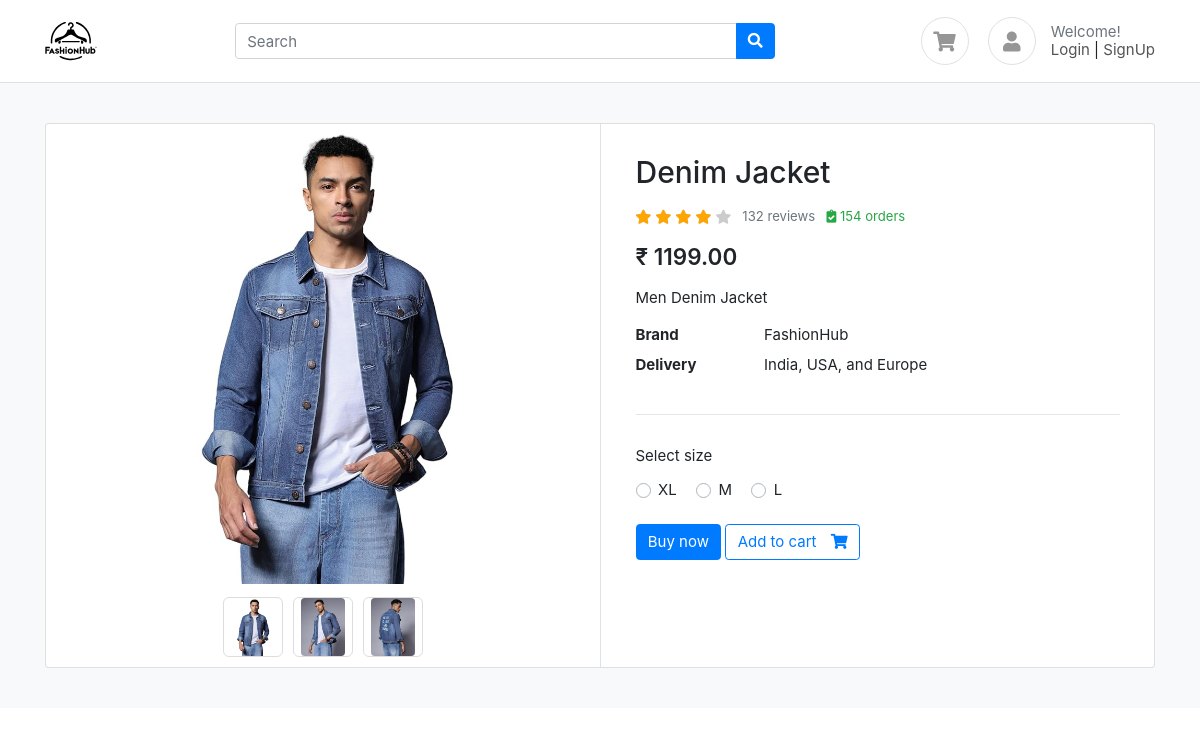
/product/denim-jacket/, run on the app's committed database.
### products/models.py (models this page shows, shortened)
class ProductImage(BaseModel):
  product = models.ForeignKey(Product, on_delete=models.CASCADE, related_name='product_images')
  image = models.ImageField(upload_to='product')

class Product(BaseModel):
  product_name = models.CharField(max_length=100)
  slug = models.SlugField(unique=True, null=True, blank=True)
  category = models.ForeignKey(Category, on_delete=models.CASCADE, related_name='products')
  price = models.IntegerField()
  product_description = models.TextField()
  color_variant = models.ManyToManyField(ColorVariant, blank = True)
  size_variant = models.ManyToManyField(SizeVariant, blank = True)

class SizeVariant(BaseModel):
  size = models.CharField(max_length=100)
  price = models.IntegerField(default=0)

### products/views.py (the view)
# urls.py: path('product/' , include('products.urls') ),
def product(request, slug):
  try:
    product = Product.objects.get(slug = slug)
    product_images = ProductImage.objects.filter(product_id = product.uid)
    print(product_images[0].image)
    context = {
      'product':product,
      'selected_size': '',
      'selected_img': product_images[0],
      'updated_price': None
    }
    if request.GET.get('size'):
      size = request.GET.get('size')
      price = product.get_price_by_size(size)
      context['selected_size'] = size
      context['updated_price'] = price
    if request.GET.get('img'):
      img = request.GET.get('img')
      context['selected_img'] = ProductImage.objects.get(uid=img)
    return render(request, 'product/product.html', context)
  except Exception as e:
    print(e)

### templates/product/product.html (shortened to what this page needs)
{% extends "base/base.html"%} {% load static %}{% block start %}
<section class="section-content padding-y bg">
  <div class="container">
    <div class="card">
      <div class="row no-gutters">
        <aside class="col-md-6">
          <article class="gallery-wrap">
            <div class="img-big-wrap">
              <div>
                <a href="#"
                  ><img src="{% static '' %}{{selected_img.image}}"
                /></a>
              </div>
            </div>
            <div class="thumbs-wrap">
              {% for image in product.product_images.all %}
              <a
                onClick="select_img('{{image.uid}}','{{selected_size}}')"
                class="item-thumb"
              >
                <img src="{% static '' %}{{image.image}}"
              /></a>
              {% endfor %}
            </div>
          </article>
        </aside>
        <main class="col-md-6 border-left">
          <article class="content-body">
            <h2 class="title">{{product.product_name}}</h2>
            <div class="rating-wrap my-3">
              <ul class="rating-stars">
                <li style="width: 80%" class="stars-active">
                  <i class="fa fa-star"></i> <i class="fa fa-star"></i>
                  <i class="fa fa-star"></i> <i class="fa fa-star"></i>
                </li>
                <li>
                  <i class="fa fa-star"></i> <i class="fa fa-star"></i>
                  <i class="fa fa-star"></i> <i class="fa fa-star"></i>
                  <i class="fa fa-star"></i>
                </li>
              </ul>
              <small class="label-rating text-muted">132 reviews</small>
              <small class="label-rating text-success">
                <i class="fa fa-clipboard-check"></i> 154 orders
              </small>
            </div>
            <div class="mb-3">
              <var class="price h4"
                >&#8377;{% if updated_price %} {{updated_price}}.00 {% else%}
                {{product.price}}.00 {% endif %}</var
              >
            </div>
            <p>{{product.product_description}}</p>
            <dl class="row">
              <dt class="col-sm-3">Brand</dt>
              <dd class="col-sm-9">FashionHub</dd>
              <dt class="col-sm-3">Delivery</dt>
              <dd class="col-sm-9">India, USA, and Europe</dd>
            </dl>
            <hr style="margin: 2rem 0" />
            <div class="form-row">
              {% if product.size_variant.count %}
              <div class="form-group col-md">
                <label>Select size</label>
                <div class="mt-1">
                  {% for size in product.size_variant.all %}
                  <label
                    class="custom-control custom-radio custom-control-inline"
                  >
                    <div class="custom-control-label">{{size.size}}</div>
                  </label>
                  {% endfor %}
                </div>
              </div>
              {% endif %}
            </div>
            <a href="#" class="btn btn-primary"> Buy now </a>
            <a
              href="{% url 'add_to_cart' product.uid %}?variant={{selected_size}}"
              class="btn btn-outline-primary"
            >
              <span class="text">Add to cart</span>
              <i class="fas fa-shopping-cart"></i>
            </a>
          </article>
        </main>
      </div>
    </div>
  </div>
</section>
{% endblock %}

### public/static/css/ui.css (style rules this page uses)
html { font-family: "Inter", sans-serif; font-size: 15px; }
.content-body { flex: 1 1 auto; padding: 2rem 2.3rem; }
.padding-y { padding-top: 40px; padding-bottom: 40px; }
var { font-style: normal; }
article:after, .form-group:after { display: block; clear: both; content: ""; }
.bg { background-color: #f8f9fa; }
.card .title { color: #212529; }
.btn .text + i { margin-left: 10px; }
dl[class="row"] { margin-bottom: 0; }
.price { font-weight: 600; color: #212529; }
.label-rating { margin-left: 7px; display: inline-block; vertical-align: middle; }
.rating-stars { display: inline-block; vertical-align: middle; list-style: none; margin: 0; padding: 0; position: relative; white-space: nowrap; clear: both; }
.rating-stars i { font-size: 14px; color: #ccc; display: inline; }
.rating-stars li { display: block; text-overflow: clip; white-space: nowrap; z-index: 1; }
.rating-stars li.stars-active { z-index: 2; position: absolute; top: 0; left: 0; overflow: hidden; }
.rating-stars li.stars-active i { color: orange; }
.gallery-wrap .img-big-wrap { margin-bottom: 10px; border-radius: 0.37rem; overflow: hidden; background-color: #fff; }
.gallery-wrap .img-big-wrap a { text-align: center; display: block; }
.gallery-wrap .img-big-wrap img { height: 460px; width: auto; display: inline-block; cursor: zoom-in; }
.gallery-wrap .thumbs-wrap { text-align: center; }
.gallery-wrap .thumbs-wrap .item-thumb { width: 60px; height: 60px; border: 1px solid #ddd; border-radius: 6px; margin: 3px; display: inline-block; overflow: hidden; }
.gallery-wrap .thumbs-wrap img { max-width: 100%; max-height: 100%; object-fit: cover; border-radius: 4px; cursor: zoom-in; }

### data on the page
ProductImage: image (picture)
ProductImage: image (picture)
ProductImage: image (picture)
Product: product_name "Denim Jacket", price "1199", product_description "Men Denim Jacket"
SizeVariant: size "XL"
SizeVariant: size "M"
SizeVariant: size "L"
